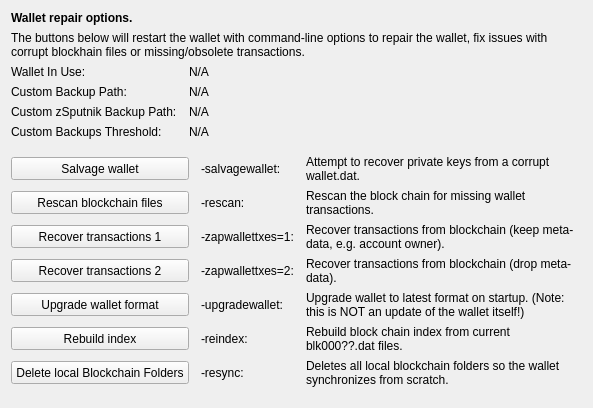
     <widget class="QWidget" name="tab_repair">
      <attribute name="title">
       <string>&amp;Wallet Repair</string>
      </attribute>
      <layout class="QGridLayout" name="gridLayout_4" columnstretch="0,0,0,0">
       <property name="horizontalSpacing">
        <number>12</number>
       </property>
       <item row="0" column="0" colspan="4">
        <widget class="QLabel" name="label_repair_header">
         <property name="font">
          <font>
           <weight>75</weight>
           <bold>true</bold>
          </font>
         </property>
         <property name="text">
          <string>Wallet repair options.</string>
         </property>
        </widget>
       </item>
       <item row="1" column="0" colspan="4">
        <widget class="QLabel" name="label_repair_helptext">
         <property name="font">
          <font>
           <weight>50</weight>
           <bold>false</bold>
          </font>
         </property>
         <property name="text">
          <string>The buttons below will restart the wallet with command-line options to repair the wallet, fix issues with corrupt blockhain files or missing/obsolete transactions.</string>
         </property>
         <property name="wordWrap">
          <bool>true</bool>
         </property>
        </widget>
       </item>
       <item row="2" column="0">
        <widget class="QLabel" name="wallet_path_label">
         <property name="text">
          <string>Wallet In Use:</string>
         </property>
        </widget>
       </item>
       <item row="2" column="1" colspan="3">
        <widget class="QLabel" name="wallet_path">
         <property name="cursor">
          <cursorShape>IBeamCursor</cursorShape>
         </property>
         <property name="text">
          <string>N/A</string>
         </property>
         <property name="textFormat">
          <enum>Qt::PlainText</enum>
         </property>
         <property name="textInteractionFlags">
          <set>Qt::LinksAccessibleByMouse|Qt::TextSelectableByKeyboard|Qt::TextSelectableByMouse</set>
         </property>
        </widget>
       </item>
       <item row="3" column="0">
        <widget class="QLabel" name="wallet_custombackuppath_label">
         <property name="text">
          <string>Custom Backup Path:</string>
         </property>
         <property name="visible">
          <bool>false</bool>
         </property>
        </widget>
       </item>
       <item row="3" column="1" colspan="3">
        <widget class="QLabel" name="wallet_custombackuppath">
         <property name="cursor">
          <cursorShape>IBeamCursor</cursorShape>
         </property>
         <property name="text">
          <string>N/A</string>
         </property>
         <property name="textFormat">
          <enum>Qt::PlainText</enum>
         </property>
         <property name="textInteractionFlags">
          <set>Qt::LinksAccessibleByMouse|Qt::TextSelectableByKeyboard|Qt::TextSelectableByMouse</set>
         </property>
         <property name="visible">
          <bool>false</bool>
         </property>
        </widget>
       </item>
       <item row="4" column="0">
        <widget class="QLabel" name="wallet_customzSputnikbackuppath_label">
         <property name="text">
          <string>Custom zSputnik Backup Path:</string>
         </property>
         <property name="visible">
          <bool>false</bool>
         </property>
        </widget>
       </item>
       <item row="4" column="1" colspan="3">
        <widget class="QLabel" name="wallet_customzSputnikbackuppath">
         <property name="cursor">
          <cursorShape>IBeamCursor</cursorShape>
         </property>
         <property name="text">
          <string>N/A</string>
         </property>
         <property name="textFormat">
          <enum>Qt::PlainText</enum>
         </property>
         <property name="textInteractionFlags">
          <set>Qt::LinksAccessibleByMouse|Qt::TextSelectableByKeyboard|Qt::TextSelectableByMouse</set>
         </property>
         <property name="visible">
          <bool>false</bool>
         </property>
        </widget>
       </item>
       <item row="5" column="0">
        <widget class="QLabel" name="wallet_custombackupthreshold_label">
         <property name="text">
          <string>Custom Backups Threshold:</string>
         </property>
         <property name="visible">
          <bool>false</bool>
         </property>
        </widget>
       </item>
       <item row="5" column="1" colspan="3">
        <widget class="QLabel" name="wallet_custombackupthreshold">
         <property name="cursor">
          <cursorShape>IBeamCursor</cursorShape>
         </property>
         <property name="text">
          <string>N/A</string>
         </property>
         <property name="textFormat">
          <enum>Qt::PlainText</enum>
         </property>
         <property name="textInteractionFlags">
          <set>Qt::LinksAccessibleByMouse|Qt::TextSelectableByKeyboard|Qt::TextSelectableByMouse</set>
         </property>
         <property name="visible">
          <bool>false</bool>
         </property>
        </widget>
       </item>
       <item row="6" column="0">
        <spacer name="verticalSpacer_repair1">
         <property name="orientation">
          <enum>Qt::Vertical</enum>
         </property>
         <property name="sizeHint" stdset="0">
          <size>
           <width>10</width>
           <height>10</height>
          </size>
         </property>
        </spacer>
       </item>
       <item row="7" column="0" colspan="2">
        <widget class="QPushButton" name="btn_salvagewallet">
         <property name="minimumSize">
          <size>
           <width>100</width>
           <height>23</height>
          </size>
         </property>
         <property name="text">
          <string>Salvage wallet</string>
         </property>
        </widget>
       </item>
       <item row="7" column="2">
        <widget class="QLabel" name="label_repair_salvage_command">
         <property name="text">
          <string notr="true">-salvagewallet:</string>
         </property>
        </widget>
       </item>
       <item row="7" column="3">
        <widget class="QLabel" name="label_repair_salvage">
         <property name="text">
          <string>Attempt to recover private keys from a corrupt wallet.dat.</string>
         </property>
         <property name="wordWrap">
          <bool>true</bool>
         </property>
        </widget>
       </item>
       <item row="8" column="0" colspan="2">
        <widget class="QPushButton" name="btn_rescan">
         <property name="minimumSize">
          <size>
           <width>100</width>
           <height>23</height>
          </size>
         </property>
         <property name="text">
          <string>Rescan blockchain files</string>
         </property>
        </widget>
       </item>
       <item row="8" column="2">
        <widget class="QLabel" name="label_repair_rescan_command">
         <property name="text">
          <string notr="true">-rescan:</string>
         </property>
        </widget>
       </item>
       <item row="8" column="3">
        <widget class="QLabel" name="label_repair_rescan">
         <property name="text">
          <string>Rescan the block chain for missing wallet transactions.</string>
         </property>
         <property name="wordWrap">
          <bool>true</bool>
         </property>
        </widget>
       </item>
       <item row="9" column="0" colspan="2">
        <widget class="QPushButton" name="btn_zapwallettxes1">
         <property name="minimumSize">
          <size>
           <width>100</width>
           <height>23</height>
          </size>
         </property>
         <property name="text">
          <string>Recover transactions 1</string>
         </property>
        </widget>
       </item>
       <item row="9" column="2">
        <widget class="QLabel" name="label_repair_zap1_command">
         <property name="text">
          <string notr="true">-zapwallettxes=1:</string>
         </property>
        </widget>
       </item>
       <item row="9" column="3">
        <widget class="QLabel" name="label_repair_zap1">
         <property name="text">
          <string>Recover transactions from blockchain (keep meta-data, e.g. account owner).</string>
         </property>
         <property name="wordWrap">
          <bool>true</bool>
         </property>
        </widget>
       </item>
       <item row="10" column="0" colspan="2">
        <widget class="QPushButton" name="btn_zapwallettxes2">
         <property name="minimumSize">
          <size>
           <width>100</width>
           <height>23</height>
          </size>
         </property>
         <property name="text">
          <string>Recover transactions 2</string>
         </property>
        </widget>
       </item>
       <item row="10" column="2">
        <widget class="QLabel" name="label_repair_zap2_command">
         <property name="text">
          <string notr="true">-zapwallettxes=2:</string>
         </property>
        </widget>
       </item>
       <item row="10" column="3">
        <widget class="QLabel" name="label_repair_zap2">
         <property name="text">
          <string>Recover transactions from blockchain (drop meta-data).</string>
         </property>
         <property name="wordWrap">
          <bool>true</bool>
         </property>
        </widget>
       </item>
       <item row="11" column="0" colspan="2">
        <widget class="QPushButton" name="btn_upgradewallet">
         <property name="minimumSize">
          <size>
           <width>100</width>
           <height>23</height>
          </size>
         </property>
         <property name="text">
          <string>Upgrade wallet format</string>
         </property>
        </widget>
       </item>
       <item row="11" column="2">
        <widget class="QLabel" name="label_repair_upgrade_command">
         <property name="text">
          <string notr="true">-upgradewallet:</string>
         </property>
        </widget>
       </item>
       <item row="11" column="3">
        <widget class="QLabel" name="label_repair_upgrade">
         <property name="text">
          <string>Upgrade wallet to latest format on startup. (Note: this is NOT an update of the wallet itself!)</string>
         </property>
         <property name="wordWrap">
          <bool>true</bool>
         </property>
        </widget>
       </item>
       <item row="12" column="0" colspan="2">
        <widget class="QPushButton" name="btn_reindex">
         <property name="minimumSize">
          <size>
           <width>100</width>
           <height>23</height>
          </size>
         </property>
         <property name="text">
          <string>Rebuild index</string>
         </property>
        </widget>
       </item>
       <item row="12" column="2">
        <widget class="QLabel" name="label_repair_reindex_command">
         <property name="text">
          <string notr="true">-reindex:</string>
         </property>
        </widget>
       </item>
       <item row="12" column="3">
        <widget class="QLabel" name="label_repair_reindex">
         <property name="text">
          <string>Rebuild block chain index from current blk000??.dat files.</string>
         </property>
         <property name="wordWrap">
          <bool>true</bool>
         </property>
        </widget>
       </item>
       <item row="13" column="0" colspan="2">
        <widget class="QPushButton" name="btn_resync">
         <property name="minimumSize">
          <size>
           <width>100</width>
           <height>23</height>
          </size>
         </property>
         <property name="text">
          <string>Delete local Blockchain Folders</string>
         </property>
        </widget>
       </item>
       <item row="13" column="2">
        <widget class="QLabel" name="label_repair_resync_command">
         <property name="text">
          <string>-resync:</string>
         </property>
        </widget>
       </item>
       <item row="13" column="3">
        <widget class="QLabel" name="label_repair_resync">
         <property name="text">
          <string>Deletes all local blockchain folders so the wallet synchronizes from scratch.</string>
         </property>
         <property name="wordWrap">
          <bool>true</bool>
         </property>
        </widget>
       </item>
       <item row="14" column="0">
        <spacer name="verticalSpacer_repair2">
         <property name="orientation">
          <enum>Qt::Vertical</enum>
         </property>
         <property name="sizeHint" stdset="0">
          <size>
           <width>20</width>
           <height>10</height>
          </size>
         </property>
        </spacer>
       </item>
      </layout>
     </widget>
